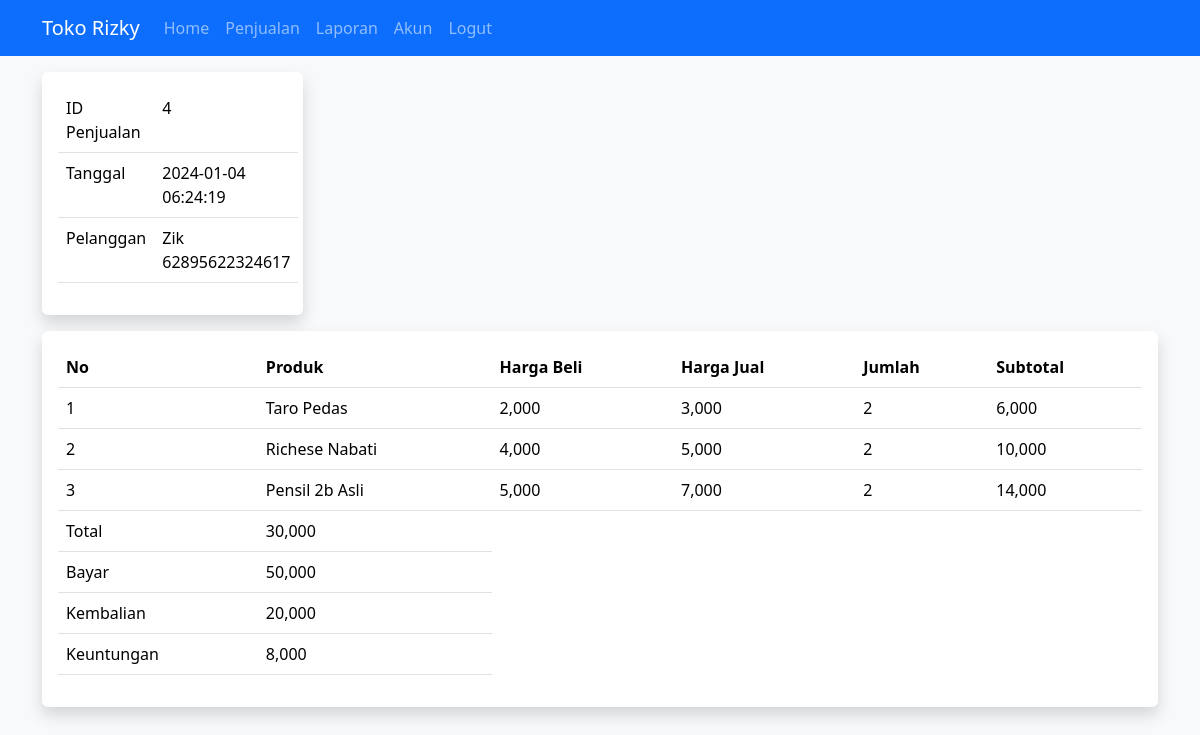
The app's page /kasir/penjualanproduk.php?id=4 (signed in) with its own data.
### tables this page shows
CREATE TABLE `penjualan` (
  `id_penjualan` int(11) NOT NULL,
  `id_pelanggan` int(11) DEFAULT NULL,
  `id_toko` int(11) NOT NULL,
  `id_user` int(11) NOT NULL,
  `tanggal_penjualan` datetime NOT NULL,
  `total_penjualan` int(11) NOT NULL,
  `bayar_penjualan` int(11) NOT NULL,
  `kembalian_penjualan` int(11) NOT NULL
);

CREATE TABLE `pelanggan` (
  `id_pelanggan` int(11) NOT NULL,
  `id_toko` int(11) NOT NULL,
  `nama_pelanggan` varchar(100) NOT NULL,
  `email_pelanggan` varchar(100) NOT NULL,
  `telepon_pelanggan` varchar(25) NOT NULL,
  `alamat_pelanggan` varchar(100) NOT NULL
);

CREATE TABLE `penjualan_produk` (
  `id_penjualan_produk` int(11) NOT NULL,
  `id_penjualan` int(11) NOT NULL,
  `id_produk` int(11) NOT NULL,
  `id_toko` int(11) NOT NULL,
  `harga_beli` int(11) NOT NULL,
  `nama_jual` varchar(255) NOT NULL,
  `harga_jual` int(11) NOT NULL,
  `jumlah_jual` int(11) NOT NULL,
  `subtotal_jual` int(11) NOT NULL
);

### kasir/penjualanproduk.php (the view)
<?php include 'header.php'; ?>
<?php
$id_toko = $_SESSION['user']['id_toko'];
$id_penjualan = $_GET['id'];
$ambil = $koneksi->query("SELECT * FROM penjualan
                        LEFT JOIN pelanggan ON penjualan.id_pelanggan=pelanggan.id_pelanggan
                        WHERE penjualan.id_penjualan ='$id_penjualan' AND penjualan.id_toko= '$id_toko' ");
$penjualan = $ambil->fetch_assoc();
$produk = array();
$ambil = $koneksi->query("SELECT * FROM penjualan_produk WHERE id_penjualan='$id_penjualan' AND id_toko= '$id_toko' ");
while($tiap = $ambil->fetch_assoc())
{
    $produk[] = $tiap;
}
?>
<div class="container">
<div class="row mb-3">
    <div class="col-md-3">
        <div class="card border-0 shadow">
            <div class="card-body">
                <table class="table">
                    <tr>
                        <td>ID Penjualan</td>
                        <td><?php echo $penjualan['id_penjualan'] ?></td>
                    </tr>
                    <tr>
                        <td>Tanggal</td>
                        <td><?php echo $penjualan['tanggal_penjualan'] ?></td>
                    </tr>
                    <tr>
                        <td>Pelanggan</td>
                        <td>
                        <?php echo $penjualan['nama_pelanggan'] ?> <?php echo $penjualan['telepon_pelanggan'] ?>
                        </td>
                    </tr>
                </table>
            </div>
        </div>
    </div>
</div>
<div class="card border-0 shadow">
    <div class="card-body">
        <table class="table">
            <thead>
                <tr>
                    <th>No</th>
                    <th>Produk</th>
                    <th>Harga Beli</th>
                    <th>Harga Jual</th>
                    <th>Jumlah</th>
                    <th>Subtotal</th>
                </tr>
            </thead>
            <tbody>
                <?php $keuntungan = 0; ?>
                <?php foreach ($produk as $key => $value): ?>
                    <?php $keuntungan += ($value['harga_jual'] - $value['harga_beli']) * $value['jumlah_jual'] ?>
                <tr>
                    <td><?php echo $key+1 ?></td>
                    <td><?php echo $value["nama_jual"] ?></td>
                    <td><?php echo number_format($value["harga_beli"]) ?></td>
                    <td><?php echo number_format($value["harga_jual"]) ?></td>
                    <td><?php echo number_format($value["jumlah_jual"]) ?></td>
                    <td><?php echo number_format($value["subtotal_jual"]) ?></td>
                </tr>
                <?php endforeach?>
            </tbody>
            <tfoot>
                <tr>
                    <td>Total</td>
                    <td><?php echo number_format($penjualan["total_penjualan"]) ?></td>
                </tr>
                <tr>
                    <td>Bayar</td>
                    <td><?php echo number_format($penjualan["bayar_penjualan"]) ?></td>
                </tr>
                <tr>
                    <td>Kembalian</td>
                    <td><?php echo number_format($penjualan["kembalian_penjualan"]) ?></td>
                </tr>
                <tr>
                    <td>Keuntungan</td>
                    <td><?php echo number_format($keuntungan) ?></td>
                </tr>
            </tfoot>
        </table>
    </div>
</div>
</div>
<?php include 'footer.php'; ?>

### records on screen
penjualan: id_penjualan "4", tanggal_penjualan "2024-01-04 06:24:19", id_pelanggan.nama_pelanggan "Zik", id_pelanggan.telepon_pelanggan "62895622324617", total_penjualan "30,000", bayar_penjualan "50,000", kembalian_penjualan "20,000"
penjualan_produk: nama_jual "Taro Pedas", harga_beli "2,000", harga_jual "3,000", jumlah_jual "2", subtotal_jual "6,000"
penjualan_produk: nama_jual "Richese Nabati", harga_beli "4,000", harga_jual "5,000", jumlah_jual "2", subtotal_jual "10,000"
penjualan_produk: nama_jual "Pensil 2b Asli", harga_beli "5,000", harga_jual "7,000", jumlah_jual "2", subtotal_jual "14,000"

### other values on screen
$keuntungan "8,000"
